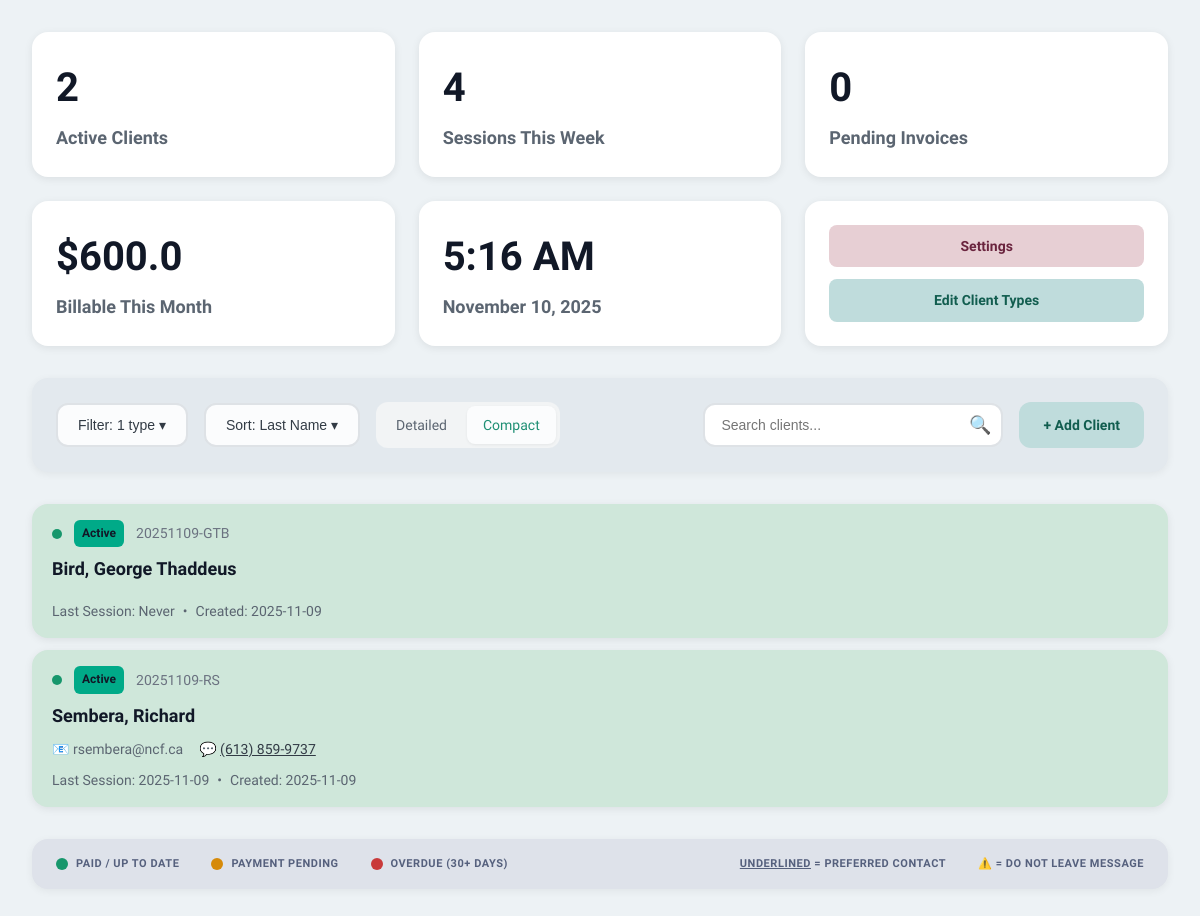
Before: / with the older database file.
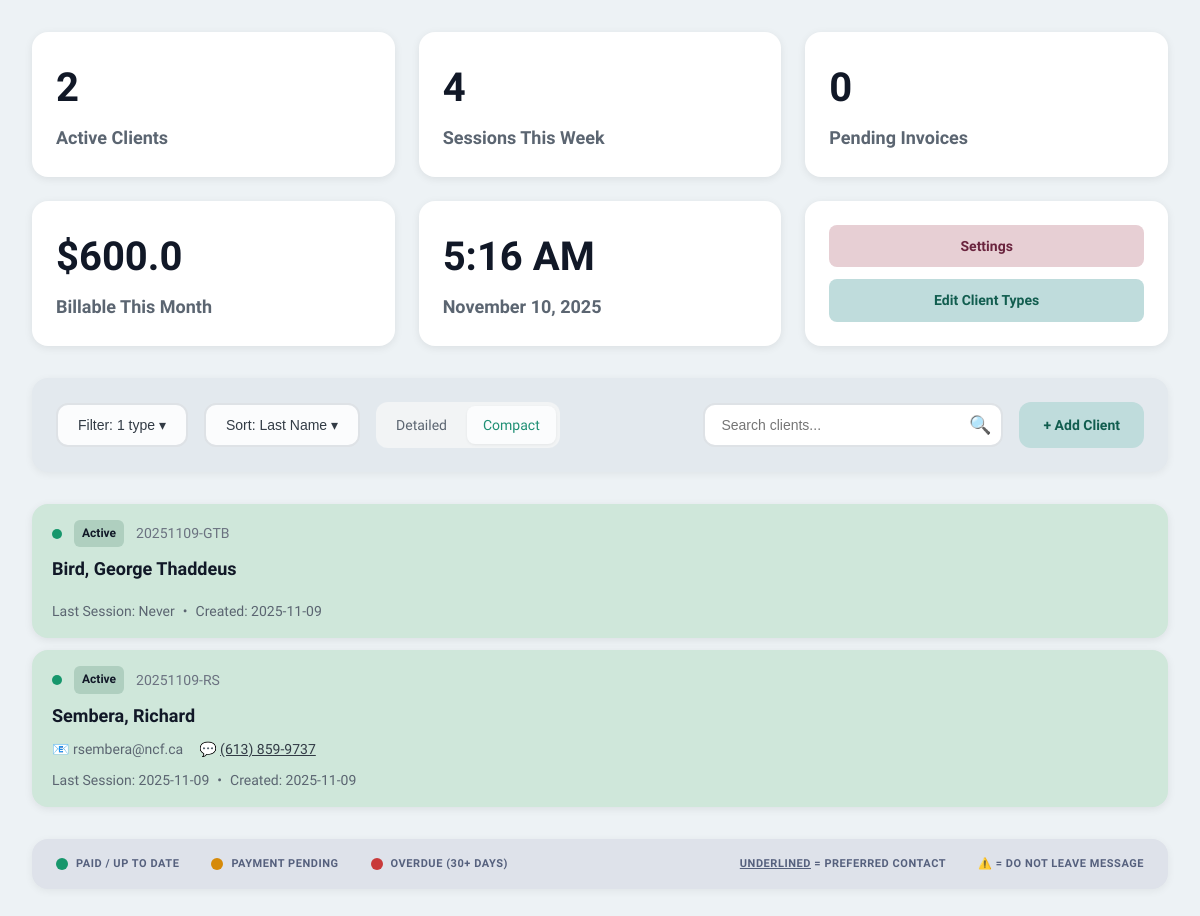
After: the same page with the newer database file.
### web/app.py (the view)
@app.route('/')
def index():
    type_filter = request.args.getlist('type')  # Can select multiple types
    sort_by = request.args.get('sort', 'last_name')  # Default sort by last name
    sort_order = request.args.get('order', 'asc')  # Default ascending
    search = request.args.get('search', '')
    view_mode = request.args.get('view', 'compact')  # 'detailed' or 'compact'
    all_types = db.get_all_client_types()
    if not type_filter:
        active_type = next((t for t in all_types if t['name'] == 'Active'), None)
        if active_type:
            type_filter = [str(active_type['id'])]
    if search:
        clients = db.search_clients(search)
        clients = [c for c in clients if str(c['type_id']) in type_filter]
    else:
        clients = []
        for type_id in type_filter:
            clients.extend(db.get_all_clients(int(type_id)))
    all_clients = []
    for client_type in all_types:
        all_clients.extend(db.get_all_clients(client_type['id']))
    active_type = next((t for t in all_types if t['name'] == 'Active'), None)
    active_count = len([c for c in all_clients if c['type_id'] == active_type['id']]) if active_type else 0
    from datetime import datetime, timedelta
    week_ago = int((datetime.now() - timedelta(days=7)).timestamp())
    sessions_this_week = 0
    for client in all_clients:
        entries = db.get_client_entries(client['id'], entry_class='session')
        sessions_this_week += sum(1 for e in entries
                                  if e.get('created_at', 0) >= week_ago
                                  and not e.get('is_consultation'))
    pending_invoices = 0
    for client in all_clients:
        if db.get_payment_status(client['id']) == 'pending':
            pending_invoices += 1
    from datetime import datetime
    now = datetime.now()
    month_start = int(datetime(now.year, now.month, 1).timestamp())
    billable_this_month = 0
    for client in all_clients:
        entries = db.get_client_entries(client['id'])
        for entry in entries:
            if entry.get('created_at', 0) >= month_start:
                if entry.get('class') == 'session' and not entry.get('is_consultation'):
                    billable_this_month += entry.get('fee', 0) or 0
                elif entry.get('class') == 'item':
                    billable_this_month += entry.get('fee', 0) or 0
    for client in clients:
        client['type'] = db.get_client_type(client['type_id'])
        profile = db.get_profile_entry(client['id'])
        client['email'] = profile.get('email', '') if profile else ''
        client['phone'] = profile.get('phone', '') if profile else ''
        client['home_phone'] = profile.get('home_phone', '') if profile else ''
        client['work_phone'] = profile.get('work_phone', '') if profile else ''
        client['text_number'] = profile.get('text_number', '') if profile else ''
        client['preferred_contact'] = profile.get('preferred_contact', '') if profile else ''
        client['ok_to_leave_message'] = profile.get('ok_to_leave_message', 'yes') if profile else 'yes'
        client['display_phone'] = ''
        client['contact_type'] = 'call'  # Default
        client['contact_icon'] = '📞'
        if client['preferred_contact'] == 'call_cell':
            client['display_phone'] = client['phone']
            client['contact_type'] = 'call'
            client['contact_icon'] = '📞'
        elif client['preferred_contact'] == 'call_home':
            client['display_phone'] = client['home_phone']
            client['contact_type'] = 'call'
            client['contact_icon'] = '📞'
        elif client['preferred_contact'] == 'call_work':
            client['display_phone'] = client['work_phone']
            client['contact_type'] = 'call'
            client['contact_icon'] = '📞'
        elif client['preferred_contact'] == 'text':
            if client['text_number'] == 'none':
                client['display_phone'] = client['phone'] or client['home_phone'] or client['work_phone']
                client['contact_type'] = 'call'
                client['contact_icon'] = '📞'
            elif client['text_number'] == 'cell':
                client['display_phone'] = client['phone']
                client['contact_type'] = 'text'
                client['contact_icon'] = '💬'
            elif client['text_number'] == 'home':
                client['display_phone'] = client['home_phone']
                client['contact_type'] = 'text'
                client['contact_icon'] = '💬'
            elif client['text_number'] == 'work':
                client['display_phone'] = client['work_phone']
                client['contact_type'] = 'text'
                client['contact_icon'] = '💬'
            else:
                client['display_phone'] = client['phone']
                client['contact_type'] = 'text'
                client['contact_icon'] = '💬'
        elif client['preferred_contact'] == 'email':
            client['display_phone'] = client['phone'] or client['home_phone'] or client['work_phone']
            client['contact_type'] = 'call'
            client['contact_icon'] = '📞'
        else:
            client['display_phone'] = client['phone']
            client['contact_type'] = 'call'
            client['contact_icon'] = '📞'
        last_session = db.get_last_session_date(client['id'])
        client['last_session'] = last_session
        from datetime import datetime
        now = datetime.now()
        current_date = now.strftime('%B %d, %Y')  # "November 9, 2025"
        current_time = now.strftime('%I:%M %p')    # "12:45 PM"
        client['payment_status'] = db.get_payment_status(client['id'])
    if sort_by == 'file_number':
        clients.sort(key=lambda c: c['file_number'], reverse=(sort_order == 'desc'))
    elif sort_by == 'last_name':
        clients.sort(key=lambda c: c['last_name'].lower(), reverse=(sort_order == 'desc'))
    elif sort_by == 'first_name':
        clients.sort(key=lambda c: c['first_name'].lower(), reverse=(sort_order == 'desc'))
    elif sort_by == 'created':
        clients.sort(key=lambda c: c['created_at'], reverse=(sort_order == 'desc'))
    elif sort_by == 'last_session':
        clients.sort(key=lambda c: c.get('last_session', 0), reverse=(sort_order == 'desc'))
    return render_template('main_view.html',
                         clients=clients,
                         all_types=all_types,
                         type_filter=type_filter,
                         sort_by=sort_by,
                         sort_order=sort_order,
                         search=search,
                         view_mode=view_mode,
                         active_count=active_count,
                         sessions_this_week=sessions_this_week,
                         pending_invoices=pending_invoices,
                         billable_this_month=billable_this_month,
                         current_date=current_date,
                         current_time=current_time)

### core/database.py (called while the page is built)
    def connect(self):
        return sqlite3.connect(str(self.db_path))

    def get_last_session_date(self, client_id: int) -> Optional[int]:
        conn = self.connect()
        cursor = conn.cursor()
        cursor.execute("""
            SELECT session_date FROM entries
            WHERE client_id = ? AND class = 'session' AND session_date IS NOT NULL
            ORDER BY session_date DESC
            LIMIT 1
        """, (client_id,))
        row = cursor.fetchone()
        conn.close()
        return row[0] if row else None

    def get_profile_entry(self, client_id: int) -> Optional[Dict[str, Any]]:
        conn = self.connect()
        conn.row_factory = sqlite3.Row
        cursor = conn.cursor()
        cursor.execute("""
            SELECT * FROM entries
            WHERE client_id = ? AND class = 'profile'
            LIMIT 1
        """, (client_id,))
        row = cursor.fetchone()
        conn.close()
        return dict(row) if row else None

### web/app.py (called while the page is built)
@app.template_filter('timestamp_to_date')
def timestamp_to_date(timestamp):
    if not timestamp:
        return '-'
    return datetime.fromtimestamp(timestamp).strftime('%Y-%m-%d')

### web/templates/main_view.html (shortened to what the changed rows need)
{% extends "base.html" %}

Changed rows visible on the page:
changed client_types "Active": color "#00AA88" → "#AFCFBF" (drawn)
